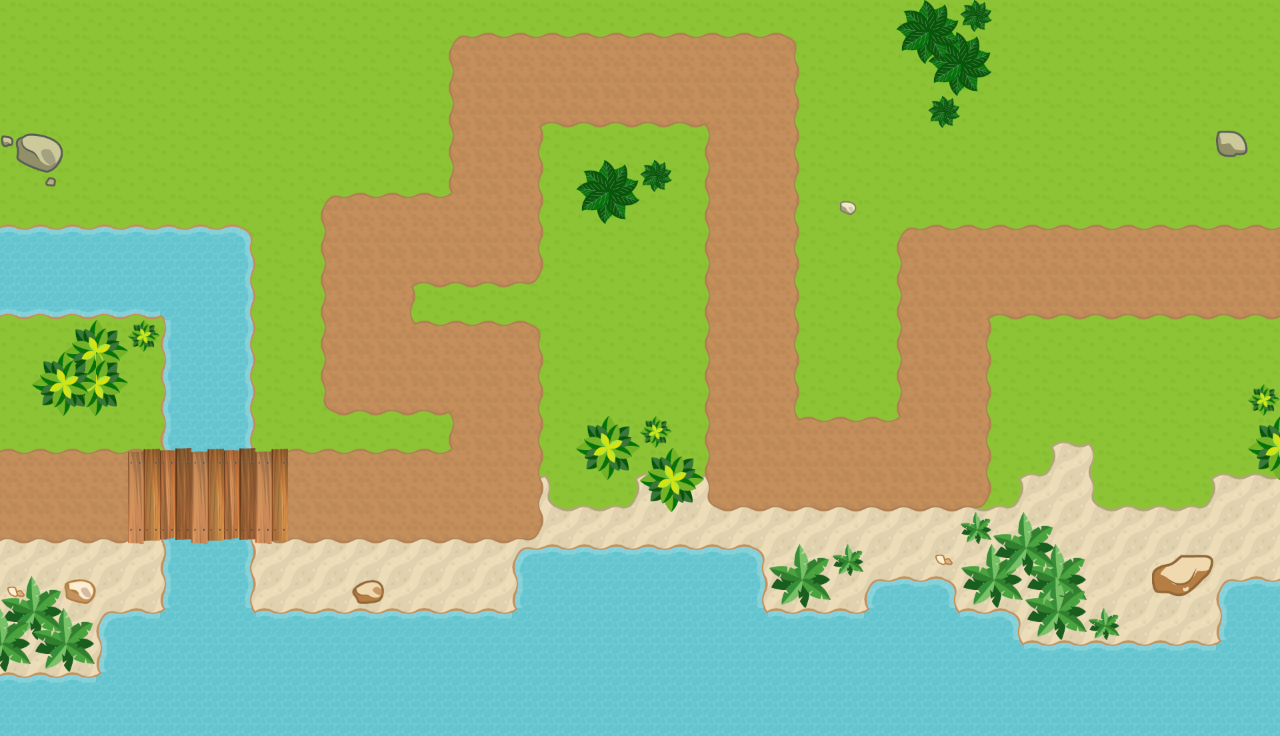

This is a level from a 2D game, rendered from its Tiled map with the project's own tilesets. A one-line summary and the map file follow, with tile-layer data summarised:
An orthogonal 40x23 tile map with 32x32 px tiles, 3 tile layers (Tile Layer 1, Tile Layer 2, Layer 3), 4 tilesets and 28 objects (PathLine).

<map version="1.0" tiledversion="1.0.3" orientation="orthogonal" renderorder="right-down" width="40" height="23" tilewidth="32" tileheight="32" nextobjectid="49">
 <tileset firstgid="1" name="tiles" tilewidth="32" tileheight="32" spacing="4" margin="2" tilecount="42" columns="14">
  <image source="../../tiles/med/tiles.png" width="512" height="128" />
  <terraintypes>
   <terrain name="Water" tile="33" />
   <terrain name="Path" tile="18" />
  </terraintypes>
  <tile id="14" terrain=",,,1" />
  <tile id="15" terrain=",,1,1" />
  <tile id="16" terrain=",,1," />
  <tile id="17" terrain=",1,,1" />
  <tile id="18" terrain="1,1,1,1" />
  <tile id="19" terrain="1,,1," />
  <tile id="20" terrain=",1,," />
  <tile id="21" terrain="1,1,," />
  <tile id="22" terrain="1,,," />
  <tile id="23" terrain="1,,1,1" />
  <tile id="24" terrain=",1,1,1" />
  <tile id="25" terrain="1,1,,1" />
  <tile id="26" terrain="1,1,1," />
  <tile id="29" terrain=",,,0" />
  <tile id="30" terrain=",,0,0" />
  <tile id="31" terrain=",,0," />
  <tile id="32" terrain=",0,,0" />
  <tile id="33" terrain="0,0,0,0" />
  <tile id="34" terrain="0,,0," />
  <tile id="35" terrain=",0,," />
  <tile id="36" terrain="0,0,," />
  <tile id="37" terrain="0,,," />
  <tile id="38" terrain="0,0,0," />
  <tile id="39" terrain="0,0,,0" />
  <tile id="40" terrain="0,,0,0" />
  <tile id="41" terrain=",0,0,0" />
 </tileset>
 <tileset firstgid="43" name="tiles2" tilewidth="32" tileheight="32" spacing="4" margin="2" tilecount="14" columns="14">
  <image source="../../tiles/med/tiles2.png" width="512" height="64" />
 </tileset>
 <tileset firstgid="57" name="tiles3" tilewidth="32" tileheight="32" spacing="4" margin="2" tilecount="42" columns="14">
  <image source="../../tiles/med/tiles3.png" width="512" height="128" />
 </tileset>
 <tileset firstgid="99" name="tiles4" tilewidth="32" tileheight="32" spacing="4" margin="2" tilecount="98" columns="14">
  <image source="../../tiles/med/tiles4.png" width="512" height="256" />
 </tileset>
 <layer name="Tile Layer 1" width="40" height="23">
  <data>[920 cells, 920 non-empty, 2 distinct tile ids]</data>
 </layer>
 <layer name="Tile Layer 2" width="40" height="23">
  <data>[920 cells, 109 non-empty, 37 distinct tile ids]</data>
 </layer>
 <layer name="Layer 3" width="40" height="23">
  <data>[920 cells, 493 non-empty, 57 distinct tile ids]</data>
 </layer>
 <objectgroup name="Boundary">
  <object id="7" x="0" y="454.334" width="532" height="84" />
  <object id="10" x="454.666" y="333" width="83.3335" height="199" />
  <object id="13" x="333" y="327" width="198.75" height="83" />
  <object id="14" x="326.728" y="205.25" width="83.3975" height="197.75" />
  <object id="18" x="333.443" y="198.75" width="199.057" height="83.25" />
  <object id="20" x="454.5" y="46" width="83.5" height="229.637" />
  <object id="21" x="462.334" y="38.3334" width="324.5" height="83.8335" />
  <object id="22" x="710.635" y="45.8334" width="83.7275" height="454.257" />
  <object id="24" x="716.5" y="422.625" width="262.875" height="83.375" />
  <object id="25" x="902.875" y="236.875" width="83.375" height="262.75" />
  <object id="27" x="908" y="230.364" width="370.091" height="83.125" />
  <object id="33" x="0" y="230.5" width="243.667" height="83.3335" />
  <object id="34" x="166.667" y="236.667" width="83.6665" height="379.334" />
  <object id="35" x="0" y="678.625" width="126" height="56.875" />
  <object id="36" x="108.166" y="614.335" width="904.835" height="120.666" />
  <object id="37" x="102.5" y="620.335" width="25.3333" height="59.6665" />
  <object id="38" x="524.385" y="550.5" width="231.593" height="65.5" />
  <object id="39" x="518.665" y="555.835" width="15.1667" height="59.6665" />
  <object id="40" x="746.99" y="556.075" width="15.1667" height="59.6665" />
  <object id="41" x="1013.21" y="669.25" width="264.593" height="65.5" />
  <object id="42" x="1228.39" y="582.665" width="49.5151" height="64.2085" />
  <object id="43" x="1222.79" y="588.165" width="15.1667" height="59.6665" />
  <object id="44" x="876.835" y="582.25" width="70.5835" height="32.1666" />
  <object id="45" x="870.165" y="589.165" width="15.1667" height="26.2915" />
  <object id="46" x="938.665" y="588.105" width="15.1667" height="26.2915" />
  <object id="47" x="1013.5" y="646.665" width="265.5" height="23.3333" />
  <object id="48" x="1002.98" y="620.46" width="15.1667" height="26.2915" />
 </objectgroup>
 <objectgroup name="Path">
  <object id="32" name="PathLine" x="-16" y="496">
   <polyline points="16,0 512,0 512,-128 384,-128 384,-256 512,-256 512,-416 768,-416 768,-32 960,-32 960,-224 1296,-224" />
  </object>
 </objectgroup>
</map>
